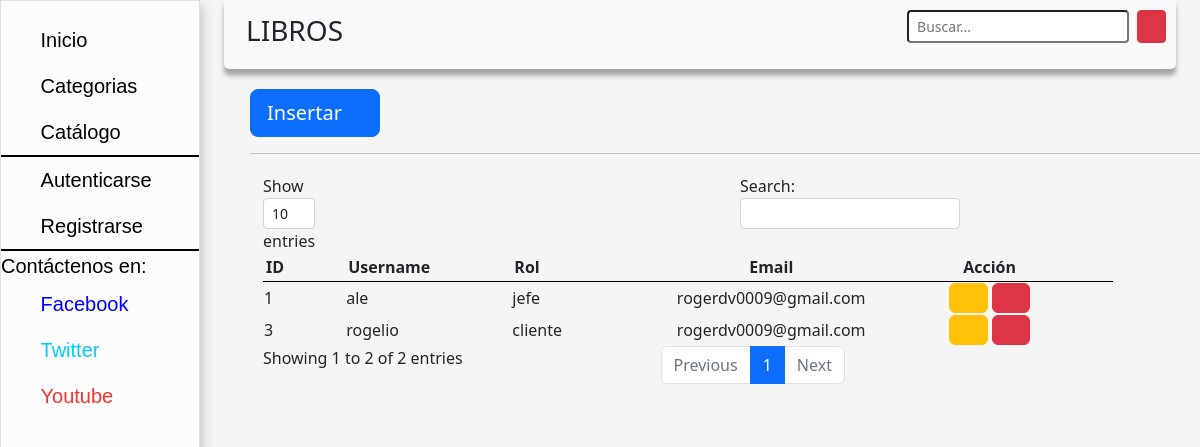
Page /listado_usuario/ on the committed database.
### user/models.py (models this page shows)
class Cliente(AbstractUser):
    rol=models.CharField("Rol", max_length=50, choices=rol_user)
    billetera = models.PositiveIntegerField("Billetera",null=False, blank=False, default=1000)

### user/views.py (the view)
# urls.py: path("listado_usuario/", ClienteListView.as_view(), name="Listado_Usuario"),
class ClienteListView(ListView):
    model = Cliente
    template_name = "usuario/listado_usuario.html"

### templates/usuario/listado_usuario.html (shortened to what this page needs)
{% extends "base.html" %}
{% load static %}
{% block contenido %}
    <section class="seccion_libro">
        <div class="completo_seccion">
            <div class="insertar_libro">
                <button type="button" onclick="CrearUsuario('{% url "Crear_Usuario" %}')" class="btn btn-primary btn-lg">Insertar <i class="bi bi-plus-circle"></i></button>
            </div>
            <hr>
            <div class="tabla_libro">
                <table class="tabla-reporte" id="tabla_usuario">
                    <thead>
                        {% block columns %}
                            <tr>
                                <th style="width: 10%; padding: 3px;  border-bottom: 1px solid black;">ID</th>
                                <th style="width: 20%; padding: 3px;  border-bottom: 1px solid black;">Username</th>
                                <th style="width: 20%; padding: 3px;  border-bottom: 1px solid black;">Rol</th>
                                <th style="width: 20%; padding: 3px; text-align: center; border-bottom: 1px solid black;">Email</th>
                                <th style="width: 30%; padding: 3px; text-align: center; border-bottom: 1px solid black;">Acción</th>
                            </tr>
                        {% endblock %}
                    </thead>
                    <tbody>
                        {% block rows %}
                            {% if object_list %}
                                {% for usuario in object_list %}
                                    <tr>
                                        <td style="width: 10%;">{{ usuario.pk }}</td>
                                        <td style="width: 20%;">{{ usuario.username }}</td>
                                        <td style="width: 20%;">{{ usuario.rol }}</td>
                                        <td style="width: 20%;">{{ usuario.email }}</td>
                                        <td style="width: 30%; text-align: center;">
                                            <button type="button" onclick="EditarUsuario('{% url "Editar_Usuario" usuario.pk %}')" class="btn btn-warning"><i class="bi bi-pencil-square"></i></button>
                                            <button type="button" onclick="EliminarUsuario('{% url "Eliminar_Usuario" usuario.pk %}')" class="btn btn-danger"><i class="bi bi-trash3"></i></button>
                                        </td>
                                    </tr>
                                {% endfor %}
                            {% else %}
                                <div class="mensaje">
                                    <h3>No existen Libros en la Libreria </h3>
                                </div>
                            {% endif %}
                        {% endblock %}
                    </tbody>
                </table>
            </div>
        </div>
    </section>
{% endblock contenido %}

### libro/static/css/estilos.css (style rules this page uses)
body { background-color: whitesmoke; }
.seccion_libro { padding: 20px 0 20px 250px; }
.tabla_libro { margin: 20px 0 0 20px; }
.tabla-reporte { width: 90%; }

### rows in the picture
Cliente: pk "1", username "ale", rol "jefe", email "rogerdv0009@gmail.com"
Cliente: pk "3", username "rogelio", rol "cliente", email "rogerdv0009@gmail.com"
